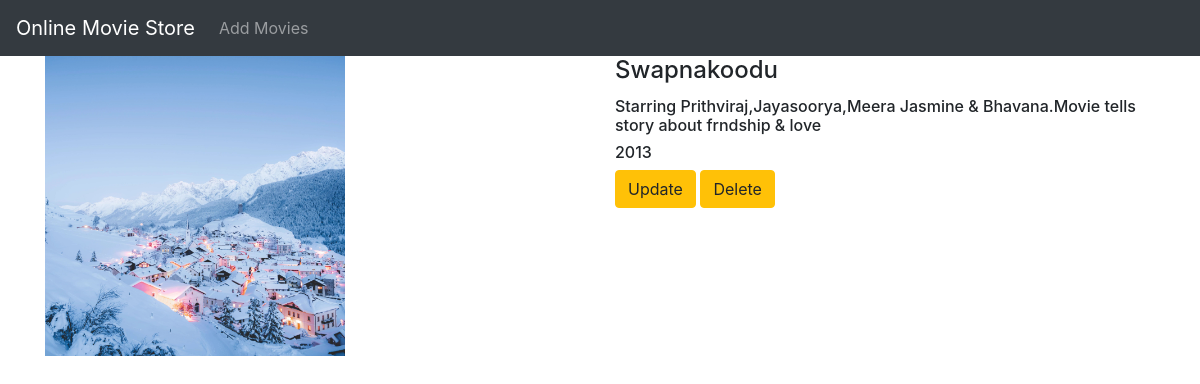
Screenshot of /movie/5/ with the database file from the repository.
### movieapp1/models.py (models this page shows, shortened)
class Movies(models.Model):
    name=models.CharField(max_length=250)
    desc=models.TextField()
    year=models.IntegerField()
    img=models.ImageField(upload_to='gallery')

### movieapp1/views.py (the view)
# urls.py: path('movie/<int:movie_id>/', views.details, name='details'),
def details(request,movie_id):
    movie1=Movies.objects.get(id=movie_id)
    return render(request, "detail.html", {'mve': movie1})

### templates/detail.html
{% extends 'base.html' %}
{% block body %}
<div class="container">
    <div class="row">
        <div class="col-md-6">
            <img src="{{mve.img.url}}" width="300" height="300">
        </div>
        <div class="col-md-6">
            <h4 class="card-title">{{mve.name}}</h4>
            <h6 class="card-text">{{mve.desc}}</h6>
            <h6 class="card-text">{{mve.year}}</h6>
            <a href="{% url 'movieapp1:update' mve.id %}" class="btn btn-warning">Update</a>
            <a href="{% url 'movieapp1:delete' mve.id %}" class="btn btn-warning">Delete</a>
        </div>
    </div>
</div>
{% endblock %}

### static/style.css (style rules this page uses)
body { background-color:white; }

### rows the page displays
Movies: img (picture), name "Swapnakoodu", desc "Starring Prithviraj,Jayasoorya,Meera Jasmine & Bhavana.Movie tells story about frndship & love", year "2013"
